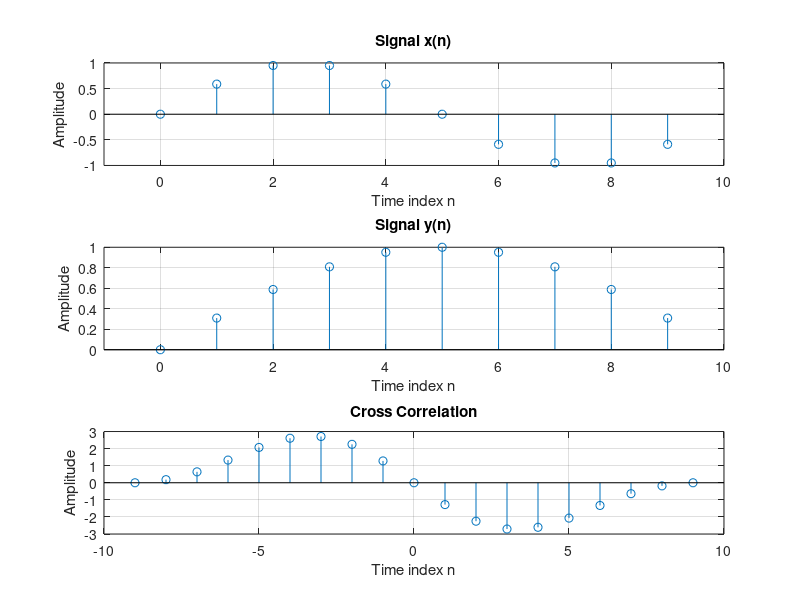

The MATLAB source for this figure:
clear all; 
close all; 
clc; 

n = [0:9]; 
ph1 = 0; %set the phase angles for the two sinusoidal signals to 0.
ph2 = 0; 

x = sin(2*pi*0.1*n + ph1); % generates the first sinusoidal signal x with a frequency of 0.1 Hz and phase ph1.
org_x = 1; 
nx = [0 : length(x)-1]- org_x + 1; 

y = sin(2*pi/2*0.1*n + ph2); 
org_y = 1; 
ny = [0 : length(y)-1]- org_y + 1; 

rxy = xcorr(x,y); 
nr = [nx(1)-ny(end) : nx(end)-ny(1)]; % defines the lag indices for the cross-correlation.lag is the delay
[maxR indR] = max(rxy); 
disp(['The correlation at lag zero is: ' num2str(rxy(find(nr==0))) '.']);
disp(['The maximum correlation is at lag ' num2str(nr(indR)) '.']); 

figure, subplot(3,1,1), 
stem(nx,x); 
xlabel('Time index n'); 
ylabel('Amplitude'); 
xlim([nx(1)-1 nx(end)+1]); 
title('Signal x(n)'); 
grid; 

subplot(3,1,2), 
stem(ny,y); 
xlabel('Time index n'); 
ylabel('Amplitude'); 
xlim([ny(1)-1 ny(end)+1]); 
title('Signal y(n)'); 
grid; 

subplot(3,1,3),
stem(nr,rxy); 
xlabel('Time index n'); 
ylabel('Amplitude'); 
xlim([nr(1)-1 nr(end)+1]); 
title('Cross Correlation'); 
grid;
